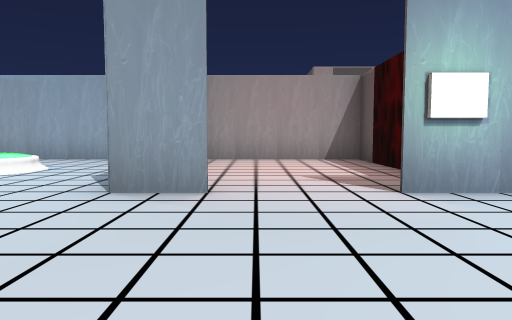
[1] (above)

12 first-person views from a walk through a Unity game level. The camera is 1.2 m above the floor, tilts 4° down and sees 70° across. The floor is counted in squares, 2 m on a side. Each view is taken from the middle of a square. On the plan, view 1 faces up. The plan holds only what a view shows up to about 10 squares ahead; the rest is blank. The place goes on beyond the plan. The player is left out. Some animated figures are left out. Door leaves are left out, so doorways stand open. Some surface patterns are stand-ins.

[2]
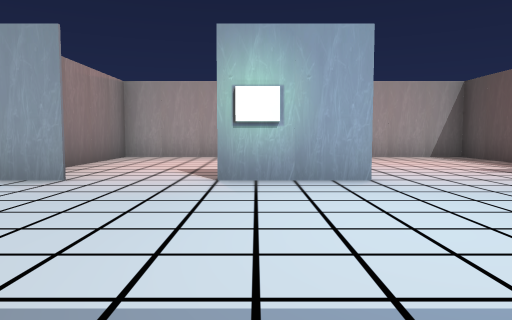

[3]
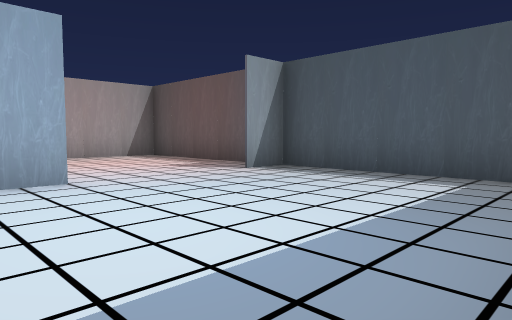

[4]
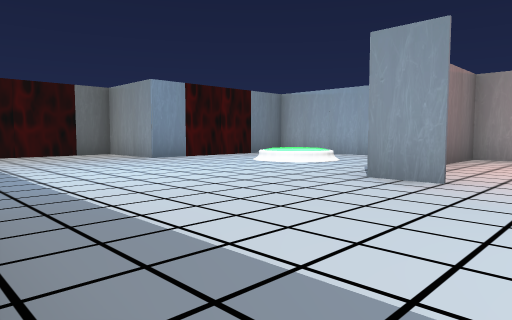

[5]
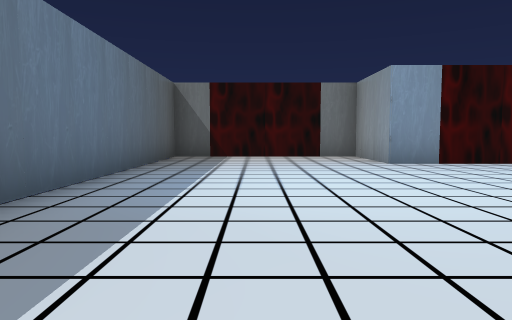

[6]
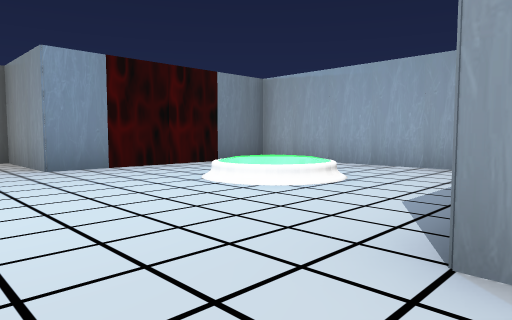

[7]
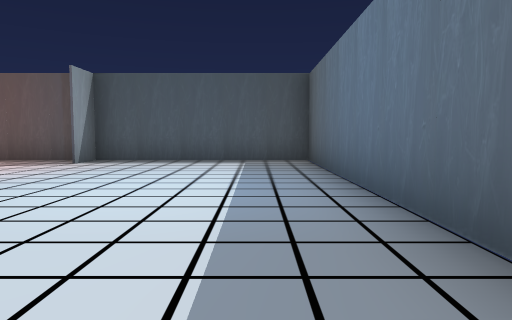

[8]
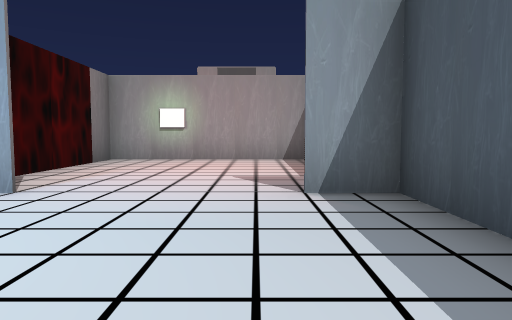

[9]
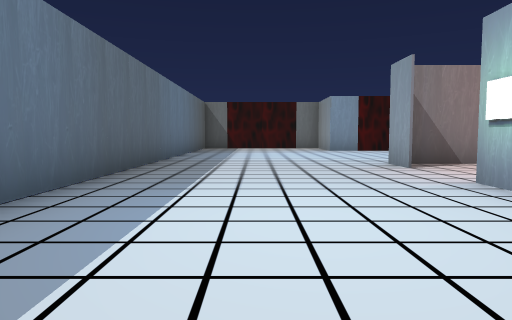

[10]
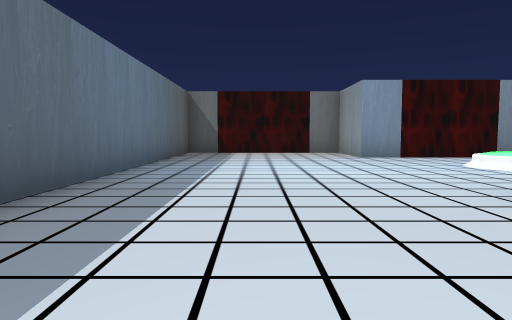

[11]
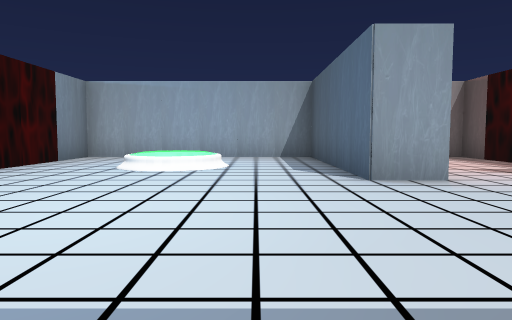

[12]
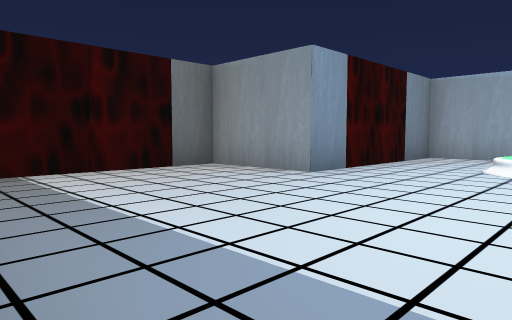

### Floor plan
Key: @ floor where view 1 was taken; # wall or solid block; . floor; / step, stairs or slope; D open door.
Columns run from 10 left of view 1 to 8 right of it. Each row starts with its distance up from view 1.
  9   #################
  8   #.....#...#.....#
  7   #..//.#...#.....#
  6   #..//.#...#.....#
  5   #..//.#...#.....#
  4 ###.....##DD##...##
  3 #.................#
  2 #.................#
  1 #.................#
  0 #.........@.......#
 -1 #.................#
 -2 ###################

Positions as (right, up) in squares from view 1, and headings:
1: (0, 0), facing up
2: (2, -1), facing up
3: (2, -1), facing up-right
4: (1, -1), facing up-left
5: (0, 1), facing left
6: (-1, 2), facing up-left
7: (-1, 0), facing right
8: (6, 0), facing up
9: (6, 1), facing left
10: (2, 1), facing left
11: (-3, -1), facing up
12: (-4, -1), facing up-left
